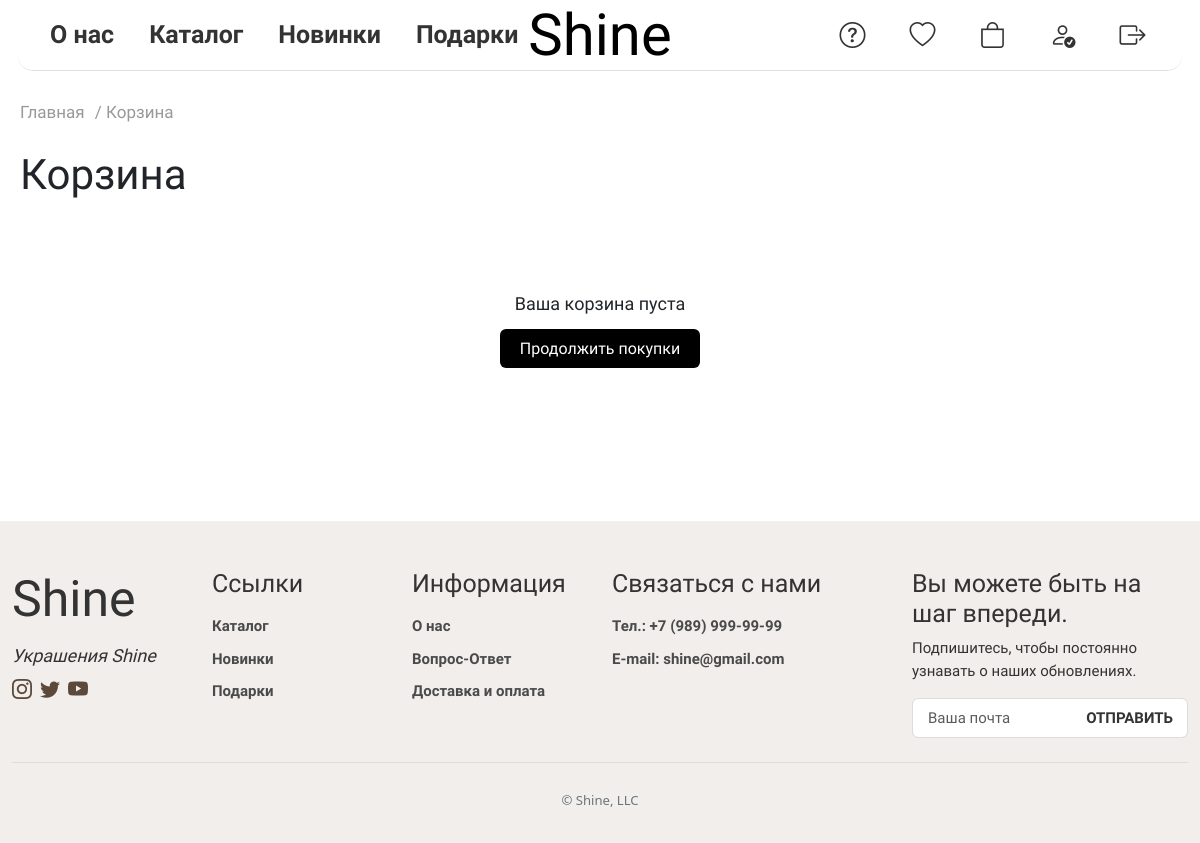
The app's page /cart/ (signed in), older data.
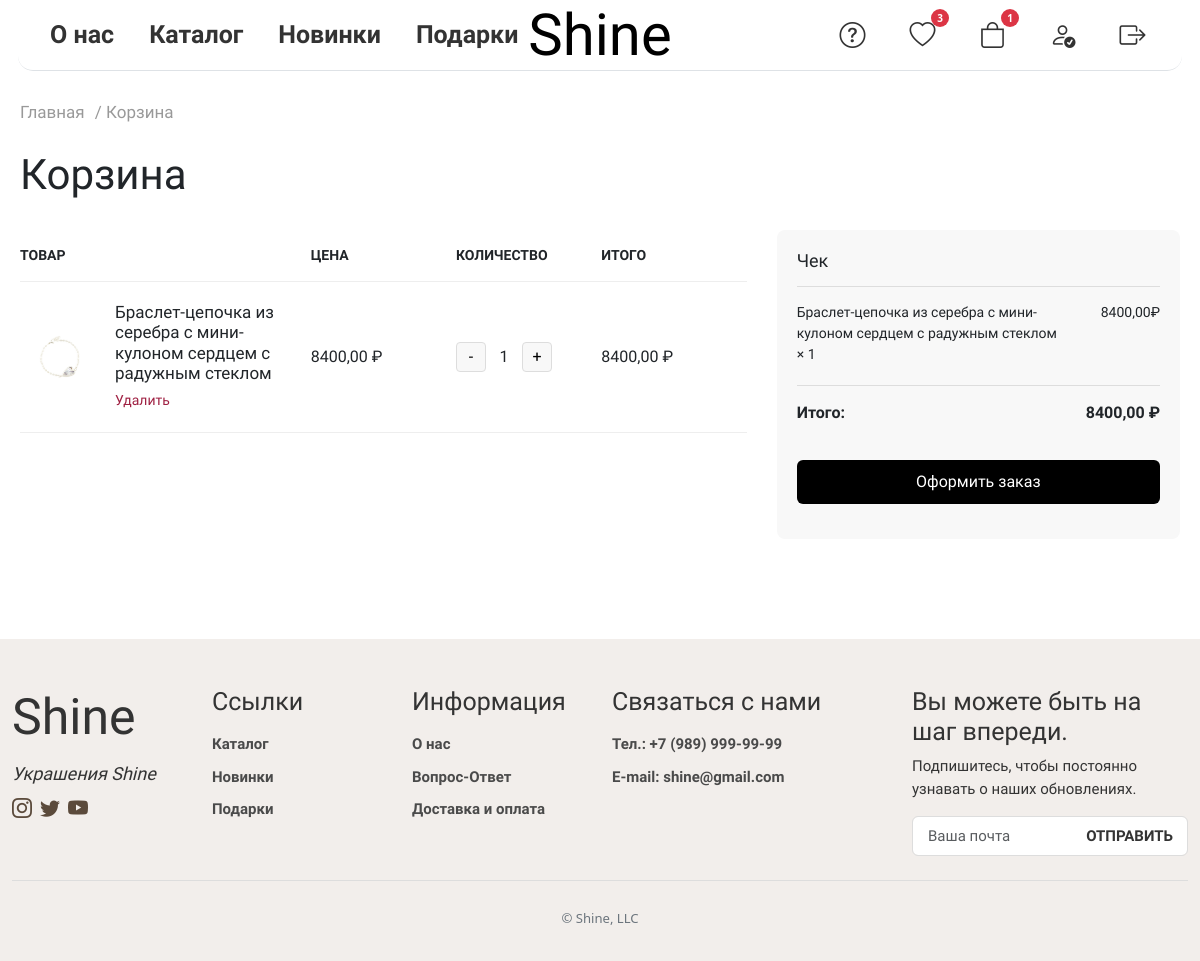
The same page, newer data.
### webapp/models.py (models this page shows, shortened)
class CartItem(models.Model):
    cart = models.ForeignKey(Cart, on_delete=models.CASCADE, related_name='items', verbose_name='Корзина')
    product = models.ForeignKey(ViewProduct, on_delete=models.CASCADE, verbose_name='Товар')
    quantity = models.PositiveIntegerField(default=1, verbose_name='Количество')
    added_at = models.DateTimeField(auto_now_add=True)
    class Meta:
        unique_together = ('cart', 'product')
        verbose_name = 'Элемент корзины'
        verbose_name_plural = 'Элементы корзины'
        ordering = ['-added_at']
    @property
    def total_price(self):
        if self.product.discount:
            return self.product.final_price * self.quantity
        return self.product.price * self.quantity

class ViewProduct(models.Model):
    TYPE_CHOICES = [
        ('all', 'Показать все'),
        ('gold', 'Золото'),
        ('silver', 'Серебро'),
    ]
    type_material = models.CharField(max_length=10, choices=TYPE_CHOICES, verbose_name="Вид материала", default='all')
    category = models.ForeignKey(TypeProduct, related_name='view_products', on_delete=models.CASCADE,
                                 verbose_name='Категория', null=True, blank=True)
    product = models.ImageField(upload_to='productimage', verbose_name="Изображение товара")
    product2 = models.ImageField(upload_to='productimageswiper', verbose_name="Изображение товара2", null=True,
                                 blank=True)
    name_product = models.CharField(max_length=200, verbose_name="Название")
    price = models.DecimalField(max_digits=10, decimal_places=2, verbose_name="Цена")
    quantity = models.PositiveIntegerField(default=0, verbose_name="Количество")
    is_active = models.BooleanField(default=True, verbose_name="Активен", db_index=True)
    views = models.PositiveIntegerField(default=0, verbose_name="Просмотры")
    created_at = models.DateTimeField(auto_now_add=True)
    updated_at = models.DateTimeField(auto_now=True)
    old_price = models.DecimalField(max_digits=10, decimal_places=2, blank=True, null=True, verbose_name='Старая цена')
    discount = models.DecimalField(max_digits=5, decimal_places=2, blank=True, null=True, verbose_name='Скидка (%)')
    final_price = models.DecimalField(max_digits=10, decimal_places=2, blank=True, null=True,
                                      verbose_name='Цена со скидкой')
    objects = ProductQuerySet.as_manager()
    class Meta:
        ordering = ['-created_at']
        verbose_name = 'Все товары'
        verbose_name_plural = 'Все товары'
        indexes = [models.Index(fields=['is_active']), ]

class Cart(models.Model):
    user = models.ForeignKey(User, on_delete=models.CASCADE, related_name='cart', verbose_name='Пользователь')
    created_at = models.DateTimeField(auto_now_add=True)
    updated_at = models.DateTimeField(auto_now=True)
    class Meta:
        verbose_name = 'Корзина'
        verbose_name_plural = 'Корзины'
    @property
    def total_items(self):
        return self.items.aggregate(total=models.Sum('quantity'))['total'] or 0
    @property
    def total_price(self):
        total = 0
        for item in self.items.all():
            if item.product.discount:
                total += item.product.final_price * item.quantity
            else:
                total += item.product.price * item.quantity
        return total

### webapp/views.py (the view)
# urls.py: path('cart/', views.view_cart, name='view_cart'),
@login_required
def view_cart(request):
    cart, created = Cart.objects.get_or_create(user=request.user)
    return render(request, 'cart.html', {'cart': cart})

### webapp/context_processors.py (called while the page is built)
def cart_items_count(request):
    if request.user.is_authenticated:
        cart = Cart.objects.filter(user=request.user).first()
        return {'cart_items_count': cart.total_items if cart else 0}
    return {'cart_items_count': 0}

def wishlist_items_count(request):
    if request.user.is_authenticated:
        wishlist = Wishlist.objects.filter(user=request.user).first()
        return {'wishlist_items_count': wishlist.items.count() if wishlist else 0}
    return {'wishlist_items_count': 0}

### templates/cart.html (shortened to what this page needs)
{% extends "base.html" %}
{% load static %}
{% block content %}
<div class="cart-container">
    <div class="cart-header">
        <div class="productpage-breadcrumbs">
            <a href="{% url 'main' %}" class="productpage-breadcrumb-link">Главная</a> /
            <span class="productpage-breadcrumb-link">Корзина</span>
        </div>
        <h1 class="productpage-title">Корзина</h1>
    </div>
    <div class="cart-content">
        {% if cart.items.all %}
        <div class="cart-items-container">
            <div class="cart-items-header">
                <div class="header-product">Товар</div>
                <div class="header-price">Цена</div>
                <div class="header-quantity">Количество</div>
                <div class="header-total">Итого</div>
            </div>
            <div class="cart-items">
                {% for item in cart.items.all %}
                <div class="cart-item" data-product-id="{{ item.product.id }}">
                    <div class="item-product">
                        <a href="{% url 'product_view' item.product.id %}">
                            <img src="{{ item.product.product.url }}" alt="{{ item.product.name_product }}" class="item-image">
                        </a>
                        <div class="item-details">
                            <a href="{% url 'product_view' item.product.id %}">
                                <h3>{{ item.product.name_product }}</h3>
                            </a>
                            <button class="remove-item" data-product-id="{{ item.product.id }}">Удалить</button>
                        </div>
                    </div>
                    <div class="item-price">
                        {% if item.product.discount %}
                        <span class="old-price">{{ item.product.price }} ₽</span>
                        <span class="discounted-price">{{ item.product.final_price }} ₽</span>
                        {% else %}
                        {{ item.product.price }} ₽
                        {% endif %}
                    </div>
                    <div class="item-quantity">
                        <button class="quantity-btn minus" data-action="decrease">-</button>
                        <span class="quantity-value">{{ item.quantity }}</span>
                        <button class="quantity-btn plus" data-action="increase">+</button>
                    </div>
                    <div class="item-total">
                        {{ item.total_price }} ₽
                    </div>
                </div>
                {% endfor %}
            </div>
        </div>
        <div class="cart-summary">
            <div class="summary-header">
                <h3>Чек</h3>
            </div>
            <div class="summary-items" id="summary-items">
                {% for item in cart.items.all %}
                <div class="summary-item" data-product-id="{{ item.product.id }}">
                    <span>{{ item.product.name_product }} × <span
                            class="item-quantity-display">{{ item.quantity }}</span></span>
                    <span class="item-total-display">{{ item.total_price }}₽</span>
                </div>
                {% endfor %}
            </div>
            <div class="summary-total">
                <span>Итого:</span>
                <span class="total-price">{{ cart.total_price }} ₽</span>
            </div>
            <div class="" style="display: flex;padding: 15px 0; justify-content: center;">
                <a href="{% url 'checkout' %}" class="continue-shopping" id="checkout-btn"
                   {% if not cart.items.all %}style="pointer-events: none; opacity: 0.5;"{% endif %}>
                    Оформить заказ
                </a>
            </div>
        </div>
        {% else %}
        <div class="empty-cart">
            <p>Ваша корзина пуста</p>
            <a href="{% url 'catalog' %}" class="continue-shopping">Продолжить покупки</a>
        </div>
        {% endif %}
    </div>
</div>
{% endblock %}

Row changes from the older to the newer data that the page shows:
added CartItem: product.product (picture), product.name_product "Браслет-цепочка из серебра с мини-кулоном сердцем с радужным стеклом", product.price "8400,00", quantity "1", total_price "8400,00"
now on this page (row unchanged): Cart: total_price "8400,00"
Text that changed along with them:
{{ wishlist_items_count }}: (not shown) → "3"
{{ cart_items_count }}: (not shown) → "1"
text no longer shown: "Ваша корзина пуста Продолжить покупки"
text now shown: "ТОВАР ЦЕНА КОЛИЧЕСТВО ИТОГО Чек Итого: ₽ Оформить заказ"
